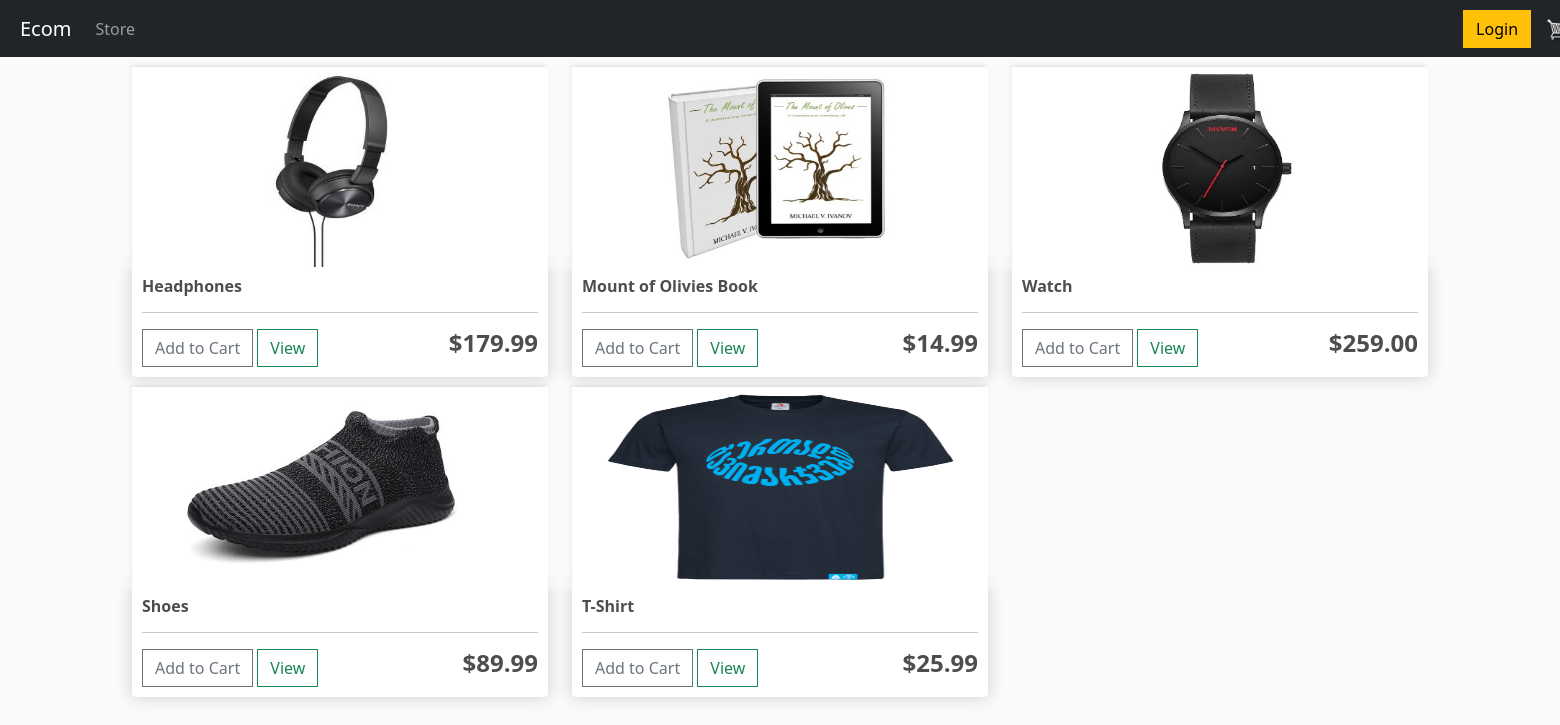
The page / on the database its author committed.
### store/models.py (models this page shows, shortened)
class Product(models.Model):
    name = models.CharField(max_length=200)
    price = models.FloatField()
    digital = models.BooleanField(default=False, null=True, blank=True)
    image = models.ImageField(null=True, blank=True)

### store/views.py (the view)
# urls.py: path('', include('store.urls'))
def store(request):
    products = Product.objects.all()
    context = {'products':products}
    return render(request, 'store/store.html', context)

### store/templates/store/store.html
{% extends 'store/main.html' %}
{% load static %}
{% block content %}
    <div class="row">
        {% for product in products %}
        <div class="col-lg-4">
            <img class="thumbnail" src="{{ product.image.url }}">
            <div class="box-element product">
                <h6><strong>{{ product.name }}</strong></h6>
                <hr>
                <button data-product={{product.id}} data-action="add" class="btn btn-outline-secondary add-btn update-cart">Add to Cart</button>
                <a class="btn btn-outline-success" href="#">View</a>
                <h4 style="display: inline-block; float: right"><strong>${{ product.price|floatformat:2 }}</strong></h4>
            </div>
        </div>
        {% endfor %}
    </div>
{% endblock content %}

### store/templates/store/main.html (shortened to what this page needs)
<!doctype html>
{% load static %}
<html>
<head>
    <link href="https://cdn.jsdelivr.net/npm/bootstrap@5.3.2/dist/css/bootstrap.min.css" rel="stylesheet">
    <link rel="stylesheet" type="text/css"
          href="{% static 'css/main.css' %}">
</head>
<body>
    <nav class="navbar navbar-expand-lg navbar-dark bg-dark">
      <a class="navbar-brand" href="{% url 'store' %}">Ecom</a>
      <div class="collapse navbar-collapse" id="navbarSupportedContent">
        <ul class="navbar-nav mr-auto">
          <li class="nav-item active">
            <a class="nav-link" href="{% url 'store' %}"> <span class="sr-only">Store</span></a>
          </li>
        </ul>
        <div class="khoma">
            <div class="form-inline my-2 my-lg-0">
                <a href="#"class="btn btn-warning">Login</a>
                <a href="{% url 'cart' %}">
                    <img  id="cart-icon" src="{% static 'images/cart.png' %}">
                </a>
            </div>
        </div>
      </div>
    </nav>
    <div class="container">
        {% block content %}
        {% endblock content %}
    </div>
</body>
</html>

### static/css/main.css (style rules this page uses)
body { background-color: hsl(0, 0%, 98%); }
h1, h2, h3, h4, h5, h6 { color: hsl(0, 0%, 30%); }
.box-element { box-shadow:hsl(0, 0%, 80%) 0 0 16px; background-color: #fff; border-radius: 4px; padding: 10px; }
.thumbnail { width: 100%; height: 200px; -webkit-box-shadow: -1px -3px 5px -2px rgba(214,214,214,1); -moz-box-shadow: -1px -3px 5px -2px rgba(214,214,214,1); box-shadow: -1px -3px 5px -2px rgba(214,214,214,1); }
.product { border-radius: 0 0 4px 4px; }
#cart-icon { width:25px; display: inline-block; margin-left: 15px; }
.col-lg-4, .col-lg-6, .col-lg-8, .col-lg-12 { margin-top: 10px; }
.btn { border-radius: 0; }
.khoma { margin-left: 1320px; }
.form-inline { display: flex; align-items: center; }
.navbar-brand { margin-left: 20px; }

### rows shown on the page
Product: image (picture), name "Headphones", price "179.99"
Product: image (picture), name "Mount of Olivies Book", price "14.99"
Product: image (picture), name "Watch", price "259.00"
Product: image (picture), name "Shoes", price "89.99"
Product: image (picture), name "T-Shirt", price "25.99"
